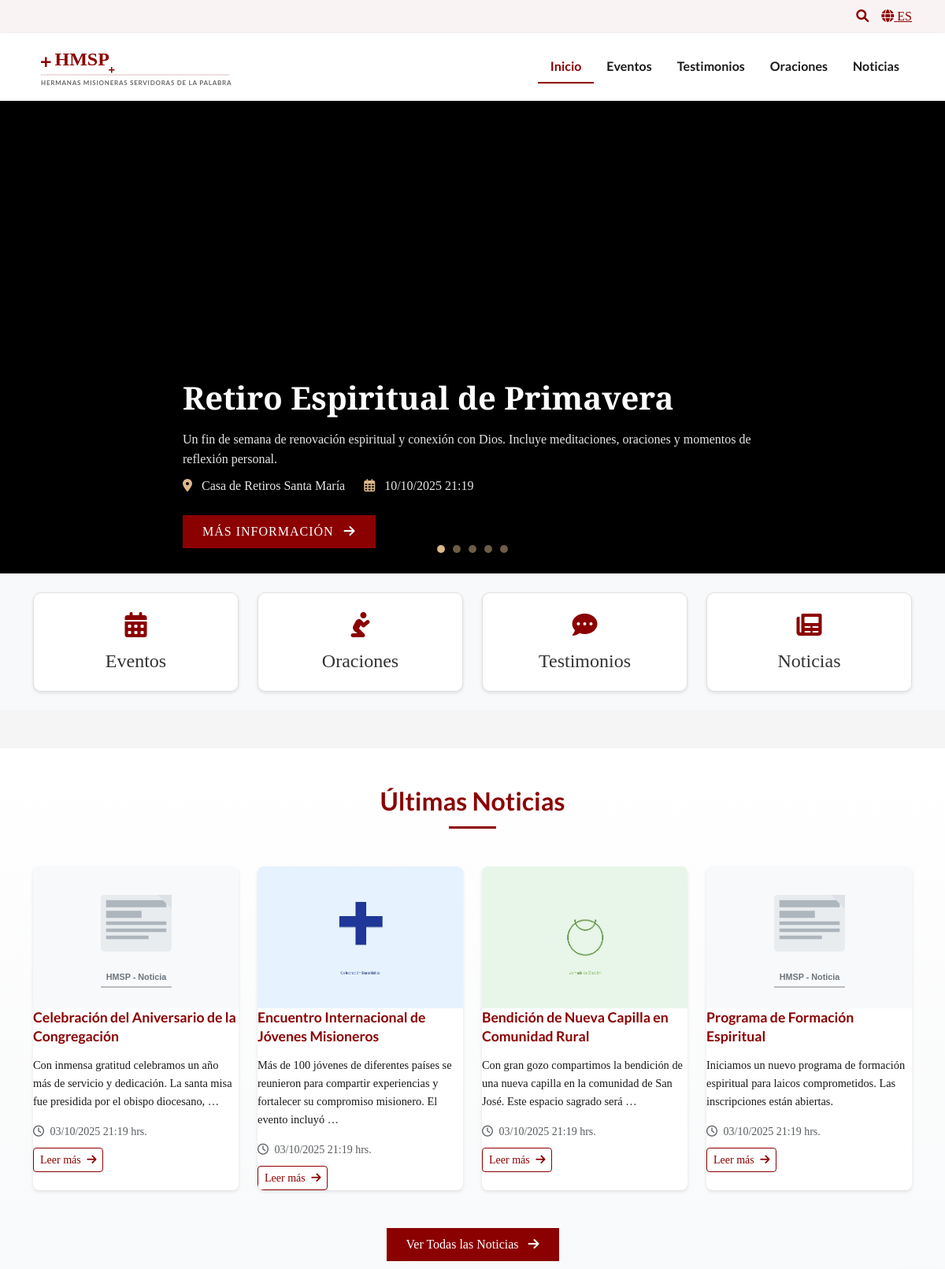
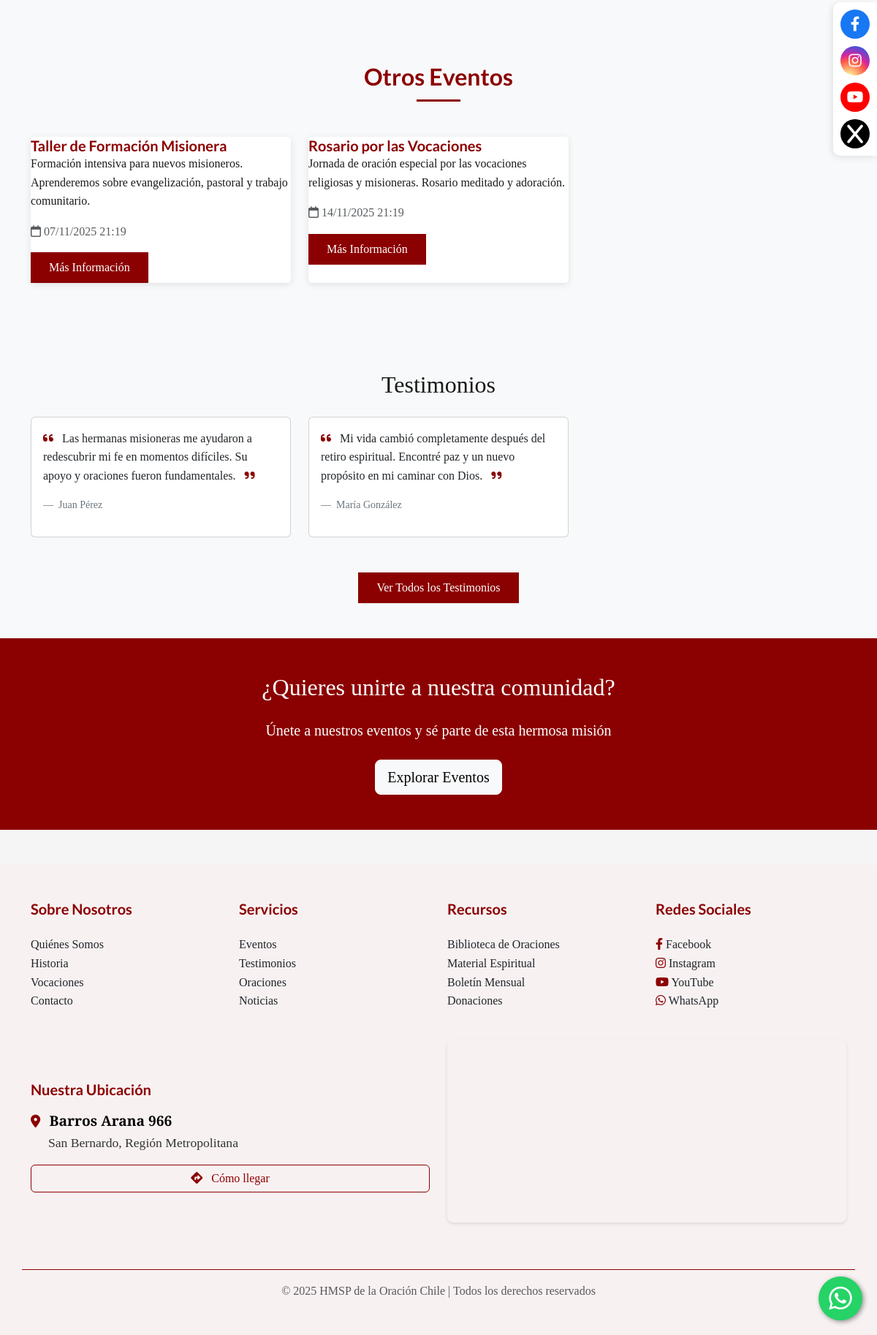
The page / on the database its author committed (2 pictures, top to bottom).
### hmsp/apps/core/models.py (models this page shows, shortened)
class Evento(models.Model):
    titulo = models.CharField(max_length=200)
    slug = models.SlugField(unique=True, blank=True)
    descripcion = models.TextField()
    fecha = models.DateTimeField()
    ubicacion = models.CharField(max_length=200, blank=True)
    imagen = models.ImageField(upload_to='eventos/', blank=True, null=True)
    tipo_multimedia = models.CharField(max_length=20, choices=[
        ('ninguno', 'Ninguno'),
        ('video_youtube', 'Video de YouTube'),
        ('video_local', 'Video Local')
    ], default='ninguno')
    video_youtube_url = models.URLField(blank=True, null=True)
    video_local = models.FileField(upload_to='eventos/videos/', blank=True, null=True)
    preferencia_visualizacion = models.CharField(max_length=20, choices=[
        ('imagen', 'Mostrar Imagen'),
        ('video', 'Mostrar Video')
    ], default='imagen', help_text='Seleccione qué mostrar en el carrusel cuando el evento tenga tanto imagen como video')
    formulario_url = models.URLField(blank=True, null=True, verbose_name='URL Formulario Google')
    activo = models.BooleanField(default=True)
    creado = models.DateTimeField(auto_now_add=True)
    modificado = models.DateTimeField(auto_now=True)
    class Meta:
        ordering = ['-fecha']
        verbose_name = 'Evento'
        verbose_name_plural = 'Eventos'

class Noticia(models.Model):
    titulo = models.CharField(max_length=200)
    slug = models.SlugField(unique=True, blank=True)
    contenido = models.TextField()
    imagen = models.ImageField(upload_to='noticias/', blank=True, null=True)
    destacada = models.BooleanField(default=False)
    creado = models.DateTimeField(auto_now_add=True)
    modificado = models.DateTimeField(auto_now=True)
    class Meta:
        ordering = ['-creado']
        verbose_name = 'Noticia'
        verbose_name_plural = 'Noticias'

class Testimonio(models.Model):
    nombre = models.CharField(max_length=100)
    testimonio = models.TextField()
    imagen = models.ImageField(upload_to='testimonios/', blank=True, null=True)
    aprobado = models.BooleanField(default=False)
    creado = models.DateTimeField(auto_now_add=True)
    class Meta:
        ordering = ['-creado']
        verbose_name = 'Testimonio'
        verbose_name_plural = 'Testimonios'

### hmsp/apps/core/views.py (the view)
# urls.py: path('', views.HomeView.as_view(), name='home'),
class HomeView(TemplateView):
    template_name = 'core/home.html'
    def get_context_data(self, **kwargs):
        context = super().get_context_data(**kwargs)
        eventos_carrusel = Evento.objects.filter(activo=True).order_by('fecha')[:5]
        for evento in eventos_carrusel:
            if evento.tipo_multimedia == 'video_youtube' and evento.video_youtube_url:
                evento.video_youtube_url = get_youtube_embed_url(evento.video_youtube_url)
                if evento.video_youtube_url.startswith('https://www.youtube.com/embed/'):
                    video_id = evento.video_youtube_url.split('/')[-1].split('?')[0]
                    evento.video_youtube_url = f'https://www.youtube.com/embed/{video_id}'
        context['eventos_carrusel'] = eventos_carrusel
        context['eventos_proximos'] = Evento.objects.filter(activo=True).order_by('fecha')[5:8]
        context['testimonios_recientes'] = Testimonio.objects.filter(aprobado=True)[:3]
        context['noticias_recientes'] = Noticia.objects.all().order_by('-creado')[:4]
        return context

### templates/core/home.html (shortened to what this page needs)
{% extends 'base.html' %}
{% load static %}
{% block extra_css %}
<link href="{% static 'css/carousel-principal.css' %}" rel="stylesheet">
<link href="{% static 'css/carousel-video.css' %}" rel="stylesheet">
<link href="{% static 'css/quick-links.css' %}" rel="stylesheet">
{% endblock %}
{% block content %}
<section class="carousel-principal">
    <div id="carouselEventosPrincipal" class="carousel slide w-100" data-bs-ride="carousel" data-bs-interval="5000" data-bs-pause="hover">
        <div class="carousel-indicators">
            {% for evento in eventos_carrusel %}
            <button type="button" data-bs-target="#carouselEventosPrincipal" data-bs-slide-to="{{ forloop.counter0 }}"
                    {% if forloop.first %}class="active" aria-current="true"{% endif %}
                    aria-label="Slide {{ forloop.counter }}"></button>
            {% endfor %}
        </div>
        <div class="carousel-inner">
            {% for evento in eventos_carrusel %}
            <div class="carousel-item {% if forloop.first %}active{% endif %}">
                <div class="carousel-media-container">
                    {% if evento.preferencia_visualizacion == 'video' %}
                    {% if evento.tipo_multimedia == 'video_youtube' and evento.video_youtube_url %}
                        <div class="carousel-video-container">
                            <iframe class="carousel-video youtube-player"
                                src="{{ evento.video_youtube_url }}?autoplay=0&controls=1&showinfo=0&rel=0&loop=1&playlist={{ evento.video_youtube_url|slice:'30:41' }}&mute=1"
                                frameborder="0"
                                allow="accelerometer; autoplay; clipboard-write; encrypted-media; gyroscope; picture-in-picture"
                                allowfullscreen>
                            </iframe>
                        </div>
                    {% elif evento.tipo_multimedia == 'video_local' and evento.video_local %}
                        <div class="carousel-video-container">
                            {% if debug %}
                            <div class="debug-info" style="display: none;">
                                <p>Video Path: {{ evento.video_local.path }}</p>
                                <p>Video URL: {{ evento.video_local.url }}</p>
                                <p>Video Size: {{ evento.video_local.size|filesizeformat }}</p>
                            </div>
                            {% endif %}
                            <div class="video-controls">
                                <button class="btn btn-sm btn-light toggle-audio" title="Toca para activar/desactivar el audio">
                                    <i class="fas fa-volume-mute"></i>
                                </button>
                                <div class="audio-tooltip">
                                    <span class="d-none d-md-inline">Click</span>
                                    <span class="d-md-none">Toca</span>
                                    para activar el audio
                                </div>
                            </div>
                            <div class="video-overlay"></div>
                            <video class="carousel-video local-video" preload="auto" autoplay loop playsinline muted>
                                <source src="{{ evento.video_local.url }}" type="video/mp4">
                                <p>Tu navegador no soporta la reproducción de videos.</p>
                                <p>URL del video: {{ evento.video_local.url }}</p>
                            </video>
                        </div>
                    {% else %}
                        {% if evento.imagen %}
                            <img src="{{ evento.imagen.url }}" class="d-block w-100" alt="{{ evento.titulo }}" loading="{% if forloop.first %}eager{% else %}lazy{% endif %}">
                        {% else %}
                            <img src="{% static 'img/defaults/event-default.svg' %}" class="d-block w-100" alt="Hermanas Misioneras Servidoras de la Palabra" loading="{% if forloop.first %}eager{% else %}lazy{% endif %}">
                        {% endif %}
                    {% endif %}
                {% else %}
                    {% if evento.imagen %}
                        <img src="{{ evento.imagen.url }}" class="d-block w-100" alt="{{ evento.titulo }}" loading="{% if forloop.first %}eager{% else %}lazy{% endif %}">
                    {% elif evento.tipo_multimedia == 'video_youtube' and evento.video_youtube_url %}
                        <div class="carousel-video-container">
                            <iframe class="carousel-video youtube-player"
                                src="{{ evento.video_youtube_url }}?autoplay=0&controls=1&showinfo=0&rel=0&loop=1&playlist={{ evento.video_youtube_url|slice:'30:41' }}&mute=1"
                                frameborder="0"
                                allow="accelerometer; autoplay; clipboard-write; encrypted-media; gyroscope; picture-in-picture"
                                allowfullscreen>
                            </iframe>
                        </div>
                    {% else %}
                        <img src="{% static 'img/defaults/event-default.svg' %}" class="d-block w-100" alt="Hermanas Misioneras Servidoras de la Palabra" loading="{% if forloop.first %}eager{% else %}lazy{% endif %}">
                    {% endif %}
                {% endif %}
                </div>
                <div class="carousel-caption">
                    <h2>{{ evento.titulo }}</h2>
                    <p>{{ evento.descripcion|truncatewords:30 }}</p>
                    <div class="evento-info">
                        <div class="me-4">
                            <i class="fas fa-map-marker-alt"></i>
                            <span>{{ evento.ubicacion }}</span>
                        </div>
                        <div>
                            <i class="far fa-calendar-alt"></i>
                            <span>{{ evento.fecha|date:"d/m/Y H:i" }}</span>
                        </div>
                    </div>
                    <a href="{% url 'core:evento_detalle' evento.slug %}" class="btn btn-primary">
                        Más Información <i class="fas fa-arrow-right ms-2"></i>
                    </a>
                </div>
            </div>
            {% endfor %}
        </div>
    </div>
</section>
<section class="quick-links py-4 mb-5 bg-light">
    <div class="container">
        <div class="row g-4">
            <div class="col-md-3">
                <a href="{% url 'core:eventos' %}" class="text-decoration-none">
                    <div class="content-card text-center p-4">
                        <i class="fas fa-calendar-alt fa-2x mb-3"></i>
                        <h4>Eventos</h4>
                    </div>
                </a>
            </div>
            <div class="col-md-3">
                <a href="{% url 'core:oraciones' %}" class="text-decoration-none">
                    <div class="content-card text-center p-4">
                        <i class="fas fa-pray fa-2x mb-3"></i>
                        <h4>Oraciones</h4>
                    </div>
                </a>
            </div>
            <div class="col-md-3">
                <a href="{% url 'core:testimonios' %}" class="text-decoration-none">
                    <div class="content-card text-center p-4">
                        <i class="fas fa-comment-dots fa-2x mb-3"></i>
                        <h4>Testimonios</h4>
                    </div>
                </a>
            </div>
            <div class="col-md-3">
                <a href="{% url 'core:noticias' %}" class="text-decoration-none">
                    <div class="content-card text-center p-4">
                        <i class="fas fa-newspaper fa-2x mb-3"></i>
                        <h4>Noticias</h4>
                    </div>
                </a>
            </div>
        </div>
    </div>
</section>
<section class="noticias-recientes py-5">
    <div class="container">
        <h2 class="section-title text-center mb-5">Últimas Noticias</h2>
        <div class="row">
            {% for noticia in noticias_recientes %}
            <div class="col-md-3 mb-4">
                <div class="content-card h-100">
                    {% if noticia.imagen %}
                    <img src="{{ noticia.imagen.url }}" class="card-img-top" alt="{{ noticia.titulo }}"
                         style="height: 180px; object-fit: cover;">
                    {% else %}
                    <img src="{% static 'img/defaults/noticia-default.svg' %}" class="card-img-top" alt="{{ noticia.titulo }}"
                         style="height: 180px; object-fit: cover;">
                    {% endif %}
                    <div class="card-body d-flex flex-column">
                        <h5 class="card-title">{{ noticia.titulo }}</h5>
                        <p class="card-text flex-grow-1">{{ noticia.contenido|truncatewords:20 }}</p>
                        <div class="mt-auto">
                            <p class="text-muted small mb-2">
                                <i class="far fa-clock me-1"></i> {{ noticia.creado|date:"d/m/Y H:i" }} hrs.
                            </p>
                            <a href="{% url 'core:noticia_detalle' noticia.slug %}" class="btn btn-outline-primary btn-sm">
                                Leer más <i class="fas fa-arrow-right ms-1"></i>
                            </a>
                        </div>
                    </div>
                </div>
            </div>
            {% endfor %}
        </div>
        <div class="text-center mt-4">
            <a href="{% url 'core:noticias' %}" class="btn btn-primary">
                Ver Todas las Noticias <i class="fas fa-arrow-right ms-2"></i>
            </a>
        </div>
    </div>
</section>
<section class="eventos-section py-5 bg-light">
    <div class="container">
        <h2 class="section-title text-center mb-5">Otros Eventos</h2>
        <div class="row">
            {% for evento in eventos_proximos %}
            <div class="col-md-4 mb-4">
                <div class="content-card h-100">
                    <div class="card-body">
                        <h5 class="card-title">{{ evento.titulo }}</h5>
                        <p class="card-text">{{ evento.descripcion|truncatewords:30 }}</p>
                        <p class="text-muted">
                            <i class="far fa-calendar"></i> {{ evento.fecha|date:"d/m/Y H:i" }}
                        </p>
                        <a href="{% url 'core:evento_detalle' evento.slug %}" class="btn btn-primary">Más Información</a>
                    </div>
                </div>
            </div>
            {% empty %}
            <div class="col-12">
                <p class="text-center">No hay más eventos programados.</p>
            </div>
            {% endfor %}
        </div>
    </div>
</section>
<section class="py-5 bg-light">
    <div class="container">
        <h2 class="text-center mb-4">Testimonios</h2>
        <div class="row">
            {% for testimonio in testimonios_recientes %}
            <div class="col-md-4 mb-4">
                <div class="card h-100">
                    <div class="card-body">
                        <p class="card-text font-italic">
                            <i class="fas fa-quote-left text-primary me-2"></i>
                            {{ testimonio.testimonio|truncatewords:50 }}
                            <i class="fas fa-quote-right text-primary ms-2"></i>
                        </p>
                        <footer class="blockquote-footer mt-3">
                            {{ testimonio.nombre }}
                        </footer>
                    </div>
                </div>
            </div>
            {% empty %}
            <div class="col-12">
                <p class="text-center">Aún no hay testimonios para mostrar.</p>
            </div>
            {% endfor %}
        </div>
        <div class="text-center mt-4">
            <a href="{% url 'core:testimonios' %}" class="btn btn-primary">Ver Todos los Testimonios</a>
        </div>
    </div>
</section>
<section class="py-5 bg-primary text-white text-center">
    <div class="container">
        <h2 class="mb-4">¿Quieres unirte a nuestra comunidad?</h2>
        <p class="lead mb-4">Únete a nuestros eventos y sé parte de esta hermosa misión</p>
        <a href="{% url 'core:eventos' %}" class="btn btn-light btn-lg">Explorar Eventos</a>
    </div>
</section>
{% endblock %}

### rows shown on the page
Evento: titulo "Retiro Espiritual de Primavera", descripcion "Un fin de semana de renovación espiritual y conexión con Dios. Incluye meditaciones, oraciones y momentos de reflexión personal.", ubicacion "Casa de Retiros Santa María", fecha "10/10/2025 21:19"
Noticia: titulo "Celebración del Aniversario de la Congregación", contenido "Con inmensa gratitud celebramos un año más de servicio y dedicación. La santa misa fue presidida por el obispo diocesano, …", creado "03/10/2025 21:19"
Noticia: imagen (picture), titulo "Encuentro Internacional de Jóvenes Misioneros", contenido "Más de 100 jóvenes de diferentes países se reunieron para compartir experiencias y fortalecer su compromiso misionero. El evento incluyó …", creado "03/10/2025 21:19"
Noticia: imagen (picture), titulo "Bendición de Nueva Capilla en Comunidad Rural", contenido "Con gran gozo compartimos la bendición de una nueva capilla en la comunidad de San José. Este espacio sagrado será …", creado "03/10/2025 21:19"
Noticia: titulo "Programa de Formación Espiritual", contenido "Iniciamos un nuevo programa de formación espiritual para laicos comprometidos. Las inscripciones están abiertas.", creado "03/10/2025 21:19"
Evento: titulo "Taller de Formación Misionera", descripcion "Formación intensiva para nuevos misioneros. Aprenderemos sobre evangelización, pastoral y trabajo comunitario.", fecha "07/11/2025 21:19"
Evento: titulo "Rosario por las Vocaciones", descripcion "Jornada de oración especial por las vocaciones religiosas y misioneras. Rosario meditado y adoración.", fecha "14/11/2025 21:19"
Testimonio: testimonio "Las hermanas misioneras me ayudaron a redescubrir mi fe en momentos difíciles. Su apoyo y oraciones fueron fundamentales.", nombre "Juan Pérez"
Testimonio: testimonio "Mi vida cambió completamente después del retiro espiritual. Encontré paz y un nuevo propósito en mi caminar con Dios.", nombre "María González"
